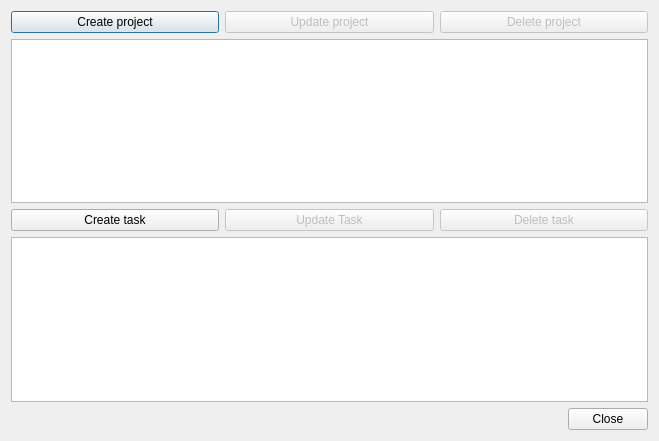
<?xml version="1.0" encoding="UTF-8"?>
<ui version="4.0">
 <class>ProjectTaskAdminDialog</class>
 <widget class="QDialog" name="ProjectTaskAdminDialog">
  <property name="geometry">
   <rect>
    <x>0</x>
    <y>0</y>
    <width>659</width>
    <height>441</height>
   </rect>
  </property>
  <property name="windowTitle">
   <string>Manage projects and tasks</string>
  </property>
  <layout class="QVBoxLayout" name="verticalLayout">
   <item>
    <layout class="QVBoxLayout" name="verticalLayout_4">
     <item>
      <layout class="QHBoxLayout" name="horizontalLayout_5">
       <item>
        <widget class="QPushButton" name="btnCreateProject">
         <property name="text">
          <string>Create project</string>
         </property>
        </widget>
       </item>
       <item>
        <widget class="QPushButton" name="btnUpdateProject">
         <property name="enabled">
          <bool>false</bool>
         </property>
         <property name="text">
          <string>Update project</string>
         </property>
        </widget>
       </item>
       <item>
        <widget class="QPushButton" name="btnDeleteProject">
         <property name="enabled">
          <bool>false</bool>
         </property>
         <property name="text">
          <string>Delete project</string>
         </property>
        </widget>
       </item>
      </layout>
     </item>
     <item>
      <widget class="QListView" name="lstProjects"/>
     </item>
    </layout>
   </item>
   <item>
    <layout class="QVBoxLayout" name="verticalLayout_5">
     <item>
      <layout class="QVBoxLayout" name="verticalLayout_6">
       <item>
        <layout class="QHBoxLayout" name="horizontalLayout_7">
         <item>
          <widget class="QPushButton" name="btnCreateTask">
           <property name="text">
            <string>Create task</string>
           </property>
          </widget>
         </item>
         <item>
          <widget class="QPushButton" name="btnUpdateTask">
           <property name="enabled">
            <bool>false</bool>
           </property>
           <property name="text">
            <string>Update Task</string>
           </property>
          </widget>
         </item>
         <item>
          <widget class="QPushButton" name="btnDeleteTask">
           <property name="enabled">
            <bool>false</bool>
           </property>
           <property name="text">
            <string>Delete task</string>
           </property>
          </widget>
         </item>
        </layout>
       </item>
      </layout>
     </item>
     <item>
      <widget class="QListView" name="lstTasks"/>
     </item>
    </layout>
   </item>
   <item>
    <widget class="QDialogButtonBox" name="buttonBox">
     <property name="orientation">
      <enum>Qt::Horizontal</enum>
     </property>
     <property name="standardButtons">
      <set>QDialogButtonBox::Close</set>
     </property>
    </widget>
   </item>
  </layout>
 </widget>
 <resources/>
 <connections>
  <connection>
   <sender>buttonBox</sender>
   <signal>accepted()</signal>
   <receiver>ProjectTaskAdminDialog</receiver>
   <slot>accept()</slot>
   <hints>
    <hint type="sourcelabel">
     <x>248</x>
     <y>254</y>
    </hint>
    <hint type="destinationlabel">
     <x>157</x>
     <y>274</y>
    </hint>
   </hints>
  </connection>
  <connection>
   <sender>buttonBox</sender>
   <signal>rejected()</signal>
   <receiver>ProjectTaskAdminDialog</receiver>
   <slot>reject()</slot>
   <hints>
    <hint type="sourcelabel">
     <x>316</x>
     <y>260</y>
    </hint>
    <hint type="destinationlabel">
     <x>286</x>
     <y>274</y>
    </hint>
   </hints>
  </connection>
 </connections>
</ui>
